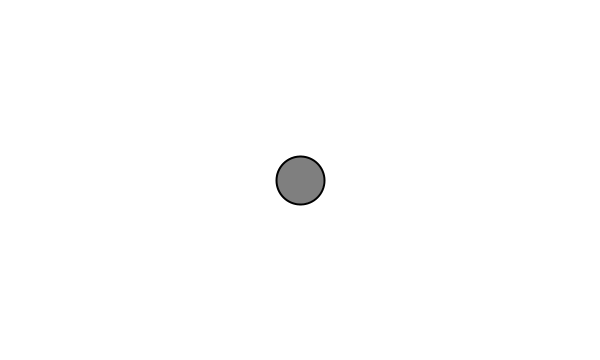
Frame 1 (no input)
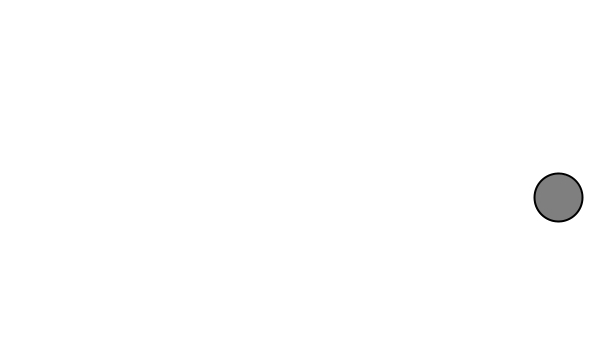
Frame 60 (the mouse pressed at the canvas centre just before this capture)
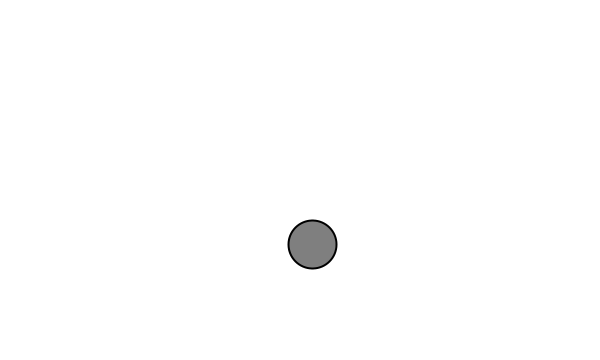
Frame 120 (the mouse held since frame 60 and released just before this capture)

The Processing sketch that drew these frames (run headless with seeded random() and noise(); from frame 60 on, the mouse is pressed at the canvas centre):

// Processing sketch: ApplyingAForce
// ── ApplyingAForce.pde
Mover mover;

void setup() {
size(600,360);
mover = new Mover();
} 

void draw() {
background(255);

PVector f = new PVector(0.2,0.3);
mover.applyForce(f);

mover.display();
mover.move();
mover.edges();
}

// ── Mover.pde
class Mover {
  PVector location;
  PVector velocity;
  PVector acceleration;
  
  
  Mover() {
  location = new PVector(width/2, height/2);
  velocity = new PVector(0,0);
  acceleration = new PVector(0.0,0.0);
  } 
  
  void move() {
    
    velocity.add(acceleration);
    location.add(velocity);
    velocity.limit(15);
    }
    
  
  void applyForce(PVector force) {
  acceleration = force;
  }
  void edges() {
    if (location.x > width) { location.x = width; velocity.x *= -1; }
    if (location.x < 0) { location.x = 0; velocity.x *= -1; }
    if (location.y > height) { location.y = height; velocity.y *= -1; }
    if (location.y < 0) { location.y = 0; velocity.y *= -1; }
    
   
  }
  
  void display() {
  fill(127);
  stroke(0);
  strokeWeight(2);
  ellipse(location.x, location.y,48,48);
  }
  

}
